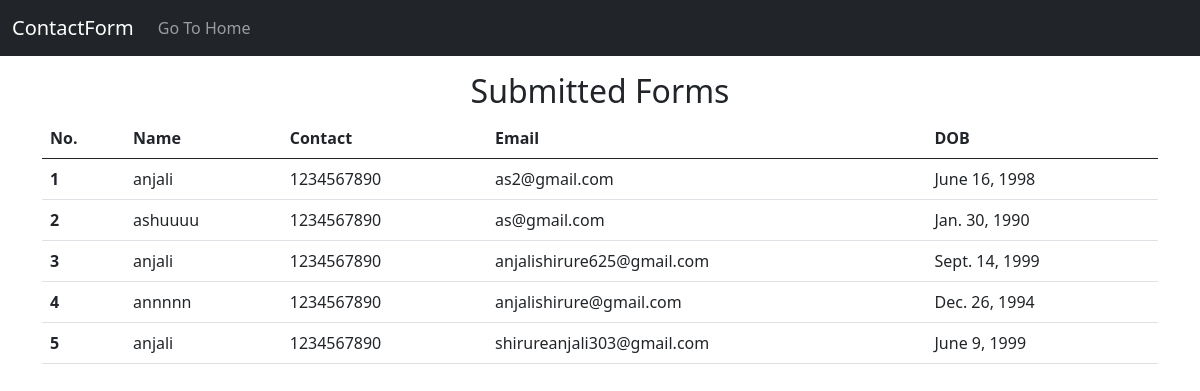
The page /show on the database its author committed.
### app/models.py (models this page shows)
class Contact(models.Model):
    username=models.CharField(max_length=34)
    email=models.EmailField()
    contact=models.CharField(max_length=10)
    dob=models.DateField()
    def __str__(self):
        return self.username

### app/views.py (the view)
# urls.py: path('show',views.show,name="show"),
def show(request):
    allTask = Contact.objects.all()
    context = {
        'tasks': allTask
    }
    print(allTask)
    return render(request, 'app/show.html', context)

### app/templates/app/show.html (shortened to what this page needs)
<!doctype html>
<html lang="en">
<head>
    <link href="https://cdn.jsdelivr.net/npm/bootstrap@5.0.0/dist/css/bootstrap.min.css" rel="stylesheet">
</head>
<body>
    <nav class="navbar navbar-expand-lg navbar-dark bg-dark">
        <div class="container-fluid">
            <a class="navbar-brand" href="#">ContactForm</a>
            <div class="collapse navbar-collapse" id="navbarSupportedContent">
                <ul class="navbar-nav me-auto mb-2 mb-lg-0">
                    <li class="nav-item">
                        <a class="nav-link Active" aria-current="page" href="/">Go To Home</a>
                    </li>
                </ul>
            </div>
        </div>
    </nav>
    <div class="container my-3">
        <h2 class="text-center">Submitted Forms</h2>
        <table class="table">
            <thead>
                <tr>
                    <th scope="col">No.</th>
                    <th scope="col">Name</th>
                    <th scope="col">Contact</th>
                    <th scope="col">Email</th>
                    <th scope="col">DOB</th>
                </tr>
            </thead>
            <tbody>
                {% for task in tasks %}
                <tr>
                    <th scope="row">{{forloop.counter}}</th>
                    <td>{{task.username}}</td>
                    <td>{{task.contact}}</td>
                    <td>{{task.email}}</td>
                    <td>{{task.dob}}</td>
                </tr>
                {% endfor %}
            </tbody>
        </table>
    </div>
</body>
</html>

### rows shown on the page
Contact: username "anjali", contact "1234567890", email "as2@gmail.com", dob "June 16, 1998"
Contact: username "ashuuuu", contact "1234567890", email "as@gmail.com", dob "Jan. 30, 1990"
Contact: username "anjali", contact "1234567890", email "anjalishirure625@gmail.com", dob "Sept. 14, 1999"
Contact: username "annnnn", contact "1234567890", email "anjalishirure@gmail.com", dob "Dec. 26, 1994"
Contact: username "anjali", contact "1234567890", email "shirureanjali303@gmail.com", dob "June 9, 1999"
